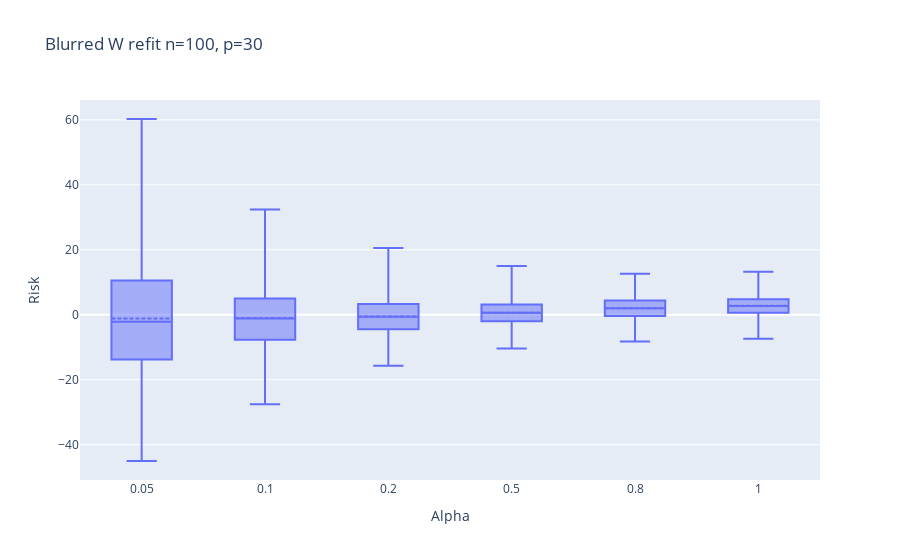

Notebook cell for this chart:
### Code cell
fig_blur_w = px.box(blur_df_w, 
                  labels={
                         "variable": "Alpha",
                         "value": "Risk"
                         },
                  points=False,
                  title=f"Blurred W refit n={n}, p={p}")
fig_blur_w.update_traces(boxmean=True)
# fig_blur_w.add_trace(go.Scatter(x=[-1,na], 
#                          y=[test_err_w.mean(),test_err_w.mean()], 
#                          mode='lines', 
#                          name=f'err: {test_err_w.mean():.2f}'))
fig_blur_w.update_layout(
    xaxis = dict(
        tickmode = 'array',
        tickvals = np.arange(na),
        ticktext = alphas,
    )
)

### Figure 1 — Plotly figure (JSON) as saved in the notebook; plotly's stock layout.template omitted (floating-point values rounded to 4 significant figures; data arrays with more than 128 entries replaced by an {"elided": "..."} marker saying what was removed)
{"data": [{"alignmentgroup": "True", "boxmean": true, "boxpoints": false, "hovertemplate": "Alpha=%{x}<br>Risk=%{y}<extra></extra>", "legendgroup": "", "marker": {"color": "#636efa"}, "name": "", "notched": false, "offsetgroup": "", "orientation": "v", "showlegend": false, "type": "box", "x": {"elided": "3000 str values"}, "x0": " ", "xaxis": "x", "y": {"elided": "3000 float values"}, "y0": " ", "yaxis": "y"}], "layout": {"boxmode": "group", "legend": {"tracegroupgap": 0}, "title": {"text": "Blurred W refit n=100, p=30"}, "xaxis": {"anchor": "y", "domain": [0, 1], "tickmode": "array", "ticktext": [0.05, 0.1, 0.2, 0.5, 0.8, 1], "tickvals": [0, 1, 2, 3, 4, 5], "title": {"text": "Alpha"}}, "yaxis": {"anchor": "x", "domain": [0, 1], "title": {"text": "Risk"}}}}
